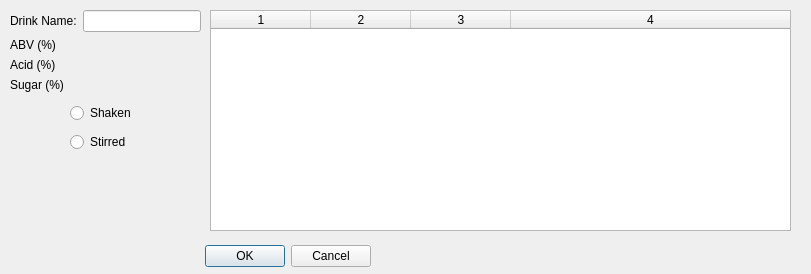
<?xml version="1.0" encoding="UTF-8"?>
<ui version="4.0">
 <class>Dialog</class>
 <widget class="QDialog" name="Dialog">
  <property name="geometry">
   <rect>
    <x>0</x>
    <y>0</y>
    <width>811</width>
    <height>274</height>
   </rect>
  </property>
  <property name="windowTitle">
   <string>Dialog</string>
  </property>
  <widget class="QDialogButtonBox" name="buttonBox">
   <property name="geometry">
    <rect>
     <x>30</x>
     <y>240</y>
     <width>341</width>
     <height>32</height>
    </rect>
   </property>
   <property name="orientation">
    <enum>Qt::Horizontal</enum>
   </property>
   <property name="standardButtons">
    <set>QDialogButtonBox::Cancel|QDialogButtonBox::Ok</set>
   </property>
  </widget>
  <widget class="QWidget" name="formLayoutWidget">
   <property name="geometry">
    <rect>
     <x>10</x>
     <y>10</y>
     <width>191</width>
     <height>111</height>
    </rect>
   </property>
   <layout class="QFormLayout" name="formLayout">
    <item row="0" column="0">
     <widget class="QLabel" name="label_7">
      <property name="text">
       <string>Drink Name:</string>
      </property>
     </widget>
    </item>
    <item row="0" column="1">
     <widget class="QLineEdit" name="lineEdit_drink_name"/>
    </item>
    <item row="1" column="0">
     <widget class="QLabel" name="label">
      <property name="text">
       <string>ABV (%)</string>
      </property>
     </widget>
    </item>
    <item row="1" column="1">
     <widget class="QLabel" name="label_abv">
      <property name="text">
       <string>&lt;value&gt;</string>
      </property>
     </widget>
    </item>
    <item row="2" column="0">
     <widget class="QLabel" name="label_2">
      <property name="text">
       <string>Acid (%)</string>
      </property>
     </widget>
    </item>
    <item row="2" column="1">
     <widget class="QLabel" name="label_acid">
      <property name="text">
       <string>&lt;value&gt;</string>
      </property>
     </widget>
    </item>
    <item row="3" column="0">
     <widget class="QLabel" name="label_3">
      <property name="text">
       <string>Sugar (%)</string>
      </property>
     </widget>
    </item>
    <item row="3" column="1">
     <widget class="QLabel" name="label_sugar">
      <property name="text">
       <string>&lt;value&gt;</string>
      </property>
     </widget>
    </item>
   </layout>
  </widget>
  <widget class="QWidget" name="widget" native="true">
   <property name="geometry">
    <rect>
     <x>70</x>
     <y>100</y>
     <width>92</width>
     <height>57</height>
    </rect>
   </property>
   <layout class="QGridLayout" name="gridLayout">
    <item row="0" column="0">
     <widget class="QRadioButton" name="radioButton_shaken">
      <property name="text">
       <string>Shaken</string>
      </property>
     </widget>
    </item>
    <item row="1" column="0">
     <widget class="QRadioButton" name="radioButton_stirred">
      <property name="text">
       <string>Stirred</string>
      </property>
     </widget>
    </item>
   </layout>
  </widget>
  <widget class="QTableWidget" name="tableWidget_drink_ing">
   <property name="geometry">
    <rect>
     <x>210</x>
     <y>10</y>
     <width>581</width>
     <height>221</height>
    </rect>
   </property>
   <property name="sizePolicy">
    <sizepolicy hsizetype="Maximum" vsizetype="Maximum">
     <horstretch>0</horstretch>
     <verstretch>0</verstretch>
    </sizepolicy>
   </property>
   <property name="maximumSize">
    <size>
     <width>100000</width>
     <height>16777215</height>
    </size>
   </property>
   <property name="sizeAdjustPolicy">
    <enum>QAbstractScrollArea::AdjustToContentsOnFirstShow</enum>
   </property>
   <property name="alternatingRowColors">
    <bool>true</bool>
   </property>
   <property name="sortingEnabled">
    <bool>true</bool>
   </property>
   <property name="rowCount">
    <number>0</number>
   </property>
   <property name="columnCount">
    <number>4</number>
   </property>
   <attribute name="horizontalHeaderVisible">
    <bool>true</bool>
   </attribute>
   <attribute name="horizontalHeaderCascadingSectionResizes">
    <bool>true</bool>
   </attribute>
   <attribute name="horizontalHeaderHighlightSections">
    <bool>false</bool>
   </attribute>
   <attribute name="horizontalHeaderShowSortIndicator" stdset="0">
    <bool>true</bool>
   </attribute>
   <attribute name="horizontalHeaderStretchLastSection">
    <bool>true</bool>
   </attribute>
   <attribute name="verticalHeaderVisible">
    <bool>false</bool>
   </attribute>
   <attribute name="verticalHeaderShowSortIndicator" stdset="0">
    <bool>false</bool>
   </attribute>
   <column/>
   <column/>
   <column/>
   <column/>
  </widget>
 </widget>
 <resources/>
 <connections>
  <connection>
   <sender>buttonBox</sender>
   <signal>accepted()</signal>
   <receiver>Dialog</receiver>
   <slot>accept()</slot>
   <hints>
    <hint type="sourcelabel">
     <x>248</x>
     <y>254</y>
    </hint>
    <hint type="destinationlabel">
     <x>157</x>
     <y>274</y>
    </hint>
   </hints>
  </connection>
  <connection>
   <sender>buttonBox</sender>
   <signal>rejected()</signal>
   <receiver>Dialog</receiver>
   <slot>reject()</slot>
   <hints>
    <hint type="sourcelabel">
     <x>316</x>
     <y>260</y>
    </hint>
    <hint type="destinationlabel">
     <x>286</x>
     <y>274</y>
    </hint>
   </hints>
  </connection>
 </connections>
</ui>
